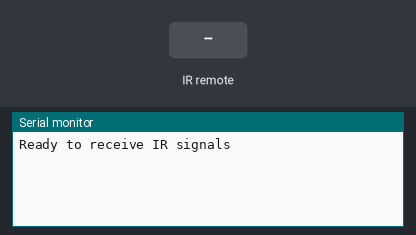
A sketch run on a simulated Arduino Leonardo, built with avr-gcc and run on an emulated ATmega32U4. Shown: the last lines printed to the serial monitor. Inputs (shaded band) come from the test bench.

Above: at 3.2 s.
3.3 s: infrared code 0x22DDA857 received
At 4.2 s:
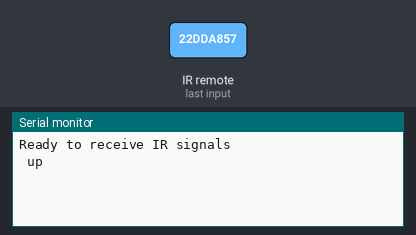
4.8 s: infrared code 0x22DD28D7 received
At 5.3 s:
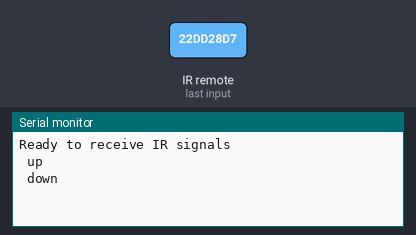
6.3 s: infrared code 0x22DDC837 received
At 7.5 s:
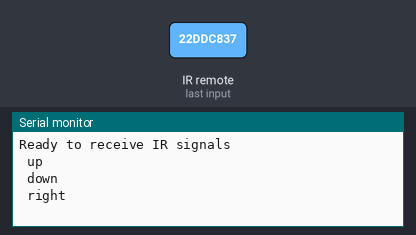
7.8 s: infrared code 0x22DD9867 received
At 8.8 s:
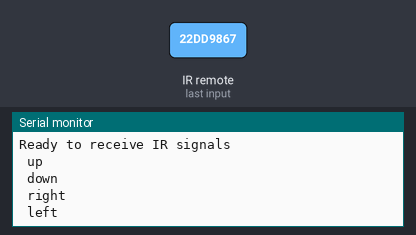

The sketch:

dump-toshiba-v1.ino
```cpp
/* dump.ino Example sketch for IRLib2
   Illustrates how to receive an IR signal, decode it and print
   information about it to the serial monitor.
*/
//This includes everything. Not generally recommended.
//It's better to include only the parts of library you really need.
//But for this example it's quick and easy. See "comboDump" example
//for a more efficient way.
#include "IRLibAll.h"

IRrecvPCI myReceiver(2); //create receiver and pass pin number
IRdecode myDecoder;   //create decoder

void setup() {
  Serial.begin(9600);
  delay(2000); while (!Serial); //delay for Leonardo
  myReceiver.enableIRIn(); // Start the receiver
  Serial.println(F("Ready to receive IR signals"));
}

void loop() {
 if(myReceiver.getResults()) {
    myDecoder.decode();
     if(myDecoder.value==0x22DDA857){Serial.println(" up ");
        }
     if(myDecoder.value==0x22DD28D7){Serial.println(" down ");
        }
     if(myDecoder.value==0x22DDC837){Serial.println(" right ");
        }
     if(myDecoder.value==0x22DD9867){Serial.println(" left ");
        }
      //Serial.println(white);

    myReceiver.enableIRIn();

  if (myReceiver.getResults()) {
    myDecoder.decode();           //Decode it
    myDecoder.dumpResults(true);  //Now print results. Use false for less detail
    myReceiver.enableIRIn();      //Restart receiver


  }
}
}
```

Measured:
- after the input at 3.3 s, the serial monitor: prints a new line at once (image 1)
- after the input at 4.8 s, the serial monitor: prints a new line at once (image 2)
- after the input at 6.3 s, the serial monitor: prints a new line at once (image 3)
- after the input at 7.8 s, the serial monitor: prints a new line at once (image 4)
